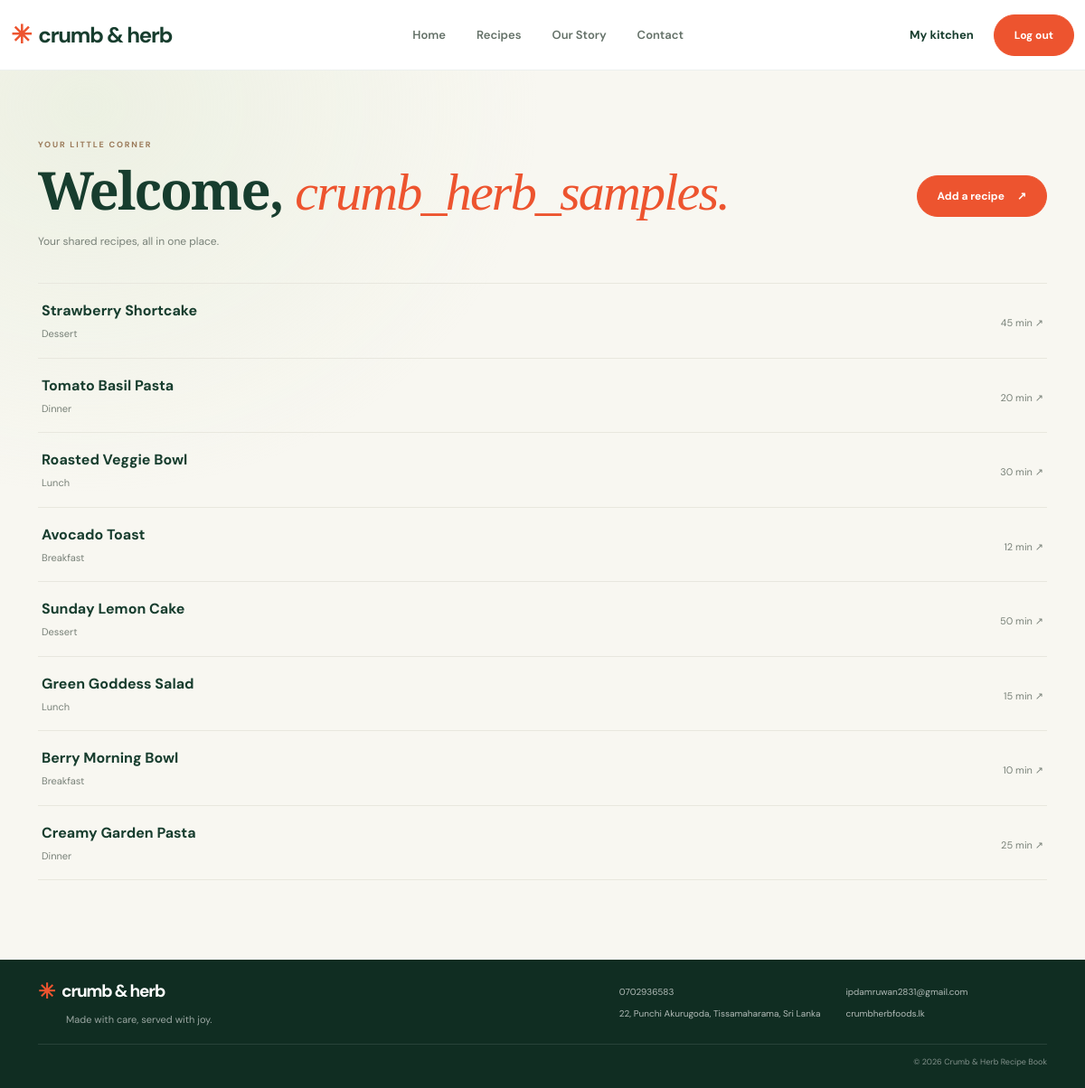
/dashboard.php (signed in), run on the app's committed database.
### tables this page shows
CREATE TABLE IF NOT EXISTS users (
  id INT UNSIGNED AUTO_INCREMENT PRIMARY KEY,
  username VARCHAR(50) NOT NULL UNIQUE,
  email VARCHAR(190) NOT NULL UNIQUE,
  password VARCHAR(255) NOT NULL,
  created_at TIMESTAMP NOT NULL DEFAULT CURRENT_TIMESTAMP
);

CREATE TABLE IF NOT EXISTS recipes (
  id INT UNSIGNED AUTO_INCREMENT PRIMARY KEY,
  user_id INT UNSIGNED NOT NULL,
  title VARCHAR(150) NOT NULL,
  category VARCHAR(30) NOT NULL,
  ingredients TEXT NOT NULL,
  instructions TEXT NOT NULL,
  cooking_time SMALLINT UNSIGNED NOT NULL,
  image_url VARCHAR(2048) NULL,
  created_at TIMESTAMP NOT NULL DEFAULT CURRENT_TIMESTAMP,
  CONSTRAINT fk_recipes_user FOREIGN KEY (user_id) REFERENCES users(id) ON DELETE CASCADE,
  INDEX idx_recipes_category (category),
  INDEX idx_recipes_created (created_at)
);

### includes/functions.php (called while the page is built, shortened)
<?php
function current_user(PDO $pdo): ?array {
    $stmt = $pdo->prepare('SELECT id, username, email FROM users WHERE id = ?');
    $stmt->execute([$_SESSION['user_id']]);
    $user = $stmt->fetch();
    return $user ?: null;
}

### dashboard.php (the view, shortened to what this page needs)
<?php
require_once __DIR__ . '/includes/functions.php';
require_once __DIR__ . '/includes/page-layout.php';
require_once __DIR__ . '/includes/db.php';
$user = current_user($pdo);
$stmt = $pdo->prepare('SELECT id, title, category, cooking_time FROM recipes WHERE user_id = ? ORDER BY created_at DESC, id DESC');
$stmt->execute([$user['id']]);
$recipes = $stmt->fetchAll();
crumb_page_header('Your kitchen');
?>
<section class="page-section">
  <div class="container">
    <div class="dashboard-heading">
      <div><p class="section-kicker">YOUR LITTLE CORNER</p><h1 class="page-title">Welcome, <em><?= crumb_escape($user['username']) ?>.</em></h1><p class="section-description">Your shared recipes, all in one place.</p></div>
      <a class="btn btn-orange" href="add-recipe.php">Add a recipe <span aria-hidden="true">↗</span></a>
    </div>
    <?php if ($recipes): ?>
      <div class="dashboard-list">
        <?php foreach ($recipes as $recipe): ?>
          <a class="dashboard-recipe" href="recipe-details.php?id=<?= (int)$recipe['id'] ?>">
            <span><strong><?= crumb_escape($recipe['title']) ?></strong><small><?= crumb_escape($recipe['category']) ?></small></span>
            <span><?= (int)$recipe['cooking_time'] ?> min <span aria-hidden="true">↗</span></span>
          </a>
        <?php endforeach; ?>
      </div>
    <?php else: ?>
      <div class="page-empty"><h2>Your recipe box is waiting</h2><p>Share your first recipe and give someone a new favorite.</p><a class="btn btn-orange" href="add-recipe.php">Add your first recipe</a></div>
    <?php endif; ?>
  </div>
</section>
<?php crumb_page_footer(); ?>

### includes/page-layout.php (shortened to what this page needs)
<?php
require_once __DIR__ . '/functions.php';
function crumb_escape(string $value): string {
    return htmlspecialchars($value, ENT_QUOTES | ENT_SUBSTITUTE, 'UTF-8');
}
function crumb_page_header(string $title, string $assetPrefix = '', string $apiPath = 'api.php'): void {
    $assetPrefix = crumb_escape($assetPrefix);
    $apiPath = crumb_escape($apiPath);
    $isLoggedIn = !empty($_SESSION['user_id']);
    ?>
<!DOCTYPE html>
<html lang="en">
<head>
  <link href="https://cdn.jsdelivr.net/npm/bootstrap@5.3.3/dist/css/bootstrap.min.css" rel="stylesheet">
  <link rel="stylesheet" href="<?= $assetPrefix ?>css/style.css">
</head>
<body data-api-url="<?= $apiPath ?>">
  <nav class="navbar navbar-expand-lg site-nav sticky-top" aria-label="Main navigation">
    <div class="container">
      <a class="navbar-brand brand" href="<?= $assetPrefix ?>index.php"><span class="brand-mark" aria-hidden="true">✳</span> crumb &amp; herb</a>
      <div class="collapse navbar-collapse" id="mainNav">
        <ul class="navbar-nav mx-auto">
          <li class="nav-item"><a class="nav-link" href="<?= $assetPrefix ?>index.php">Home</a></li>
          <li class="nav-item"><a class="nav-link" href="<?= $assetPrefix ?>recipes.php">Recipes</a></li>
          <li class="nav-item"><a class="nav-link" href="<?= $assetPrefix ?>index.php#about">Our Story</a></li>
          <li class="nav-item"><a class="nav-link" href="<?= $assetPrefix ?>contact.php">Contact</a></li>
        </ul>
        <div class="nav-actions">
          <?php if ($isLoggedIn): ?>
            <a class="login-link" href="<?= $assetPrefix ?>dashboard.php">My kitchen</a>
            <a class="btn btn-orange nav-cta" href="<?= $assetPrefix ?>auth/logout.php">Log out</a>
          <?php else: ?>
            <a class="login-link" href="<?= $assetPrefix ?>auth/login.php">Login</a>
            <a class="btn btn-orange nav-cta" href="<?= $assetPrefix ?>auth/register.php">Join the kitchen <span aria-hidden="true">↗</span></a>
          <?php endif; ?>
        </div>
      </div>
    </div>
  </nav>
  <main class="page-main">
<?php
}
function crumb_page_footer(string $assetPrefix = ''): void {
    $assetPrefix = crumb_escape($assetPrefix);
    ?>
  </main>
  <footer class="site-footer">
    <div class="container">
      <div class="footer-inner">
        <div class="footer-brand-block">
          <a class="brand footer-brand" href="<?= $assetPrefix ?>index.php"><span class="brand-mark" aria-hidden="true">✳</span> crumb &amp; herb</a>
          <p>Made with care, served with joy.</p>
        </div>
        <div class="footer-contact">
          <a href="tel:+94702936583">0702936583</a>
          <a href="mailto:ipdamruwan2831@gmail.com">ipdamruwan2831@gmail.com</a>
          <a href="https://maps.google.com/?q=22%2C+Punchi+Akurugoda%2C+Tissamaharama%2C+Sri+Lanka" target="_blank" rel="noopener noreferrer">22, Punchi Akurugoda, Tissamaharama, Sri Lanka</a>
          <a href="https://crumbherbfoods.lk/" target="_blank" rel="noopener noreferrer">crumbherbfoods.lk</a>
        </div>
      </div>
      <p class="footer-copyright">© 2026 Crumb &amp; Herb Recipe Book</p>
    </div>
  </footer>
</body>
</html>
<?php
}

### css/style.css (style rules this page uses)
:root { --green: #173d2e; --green-dark: #102d22; --orange: #ed542f; --cream: #f8f7f1; --cream-white: #fffefa; --muted: #788178; --border: #e8e7de; --white: #fff; }
* { box-sizing: border-box; }
html { scroll-behavior: smooth; scroll-padding-top: 88px; }
body { margin: 0; overflow-x: hidden; background: var(--cream); color: var(--green); font-family: "DM Sans", sans-serif; }
a { text-decoration: none; }
.site-nav { min-height: 78px; border-bottom: 1px solid rgba(23, 61, 46, .08); background: rgba(255, 255, 255, .94); backdrop-filter: blur(14px); z-index: 1020; }
.site-nav .container { max-width: 1340px; }
.brand { display: inline-flex; align-items: center; color: var(--green); font-size: 24px; font-weight: 700; letter-spacing: -1.2px; }
.brand-mark { margin-right: 8px; color: var(--orange); font-size: 28px; line-height: 1; }
.site-nav .navbar-nav { gap: 30px; }
.site-nav .nav-link { position: relative; padding: 12px 2px !important; color: #647168; font-size: 13px; font-weight: 600; transition: color .2s ease; }
.site-nav .nav-link::after { position: absolute; right: 0; bottom: 5px; left: 0; height: 2px; background: var(--orange); content: ""; transform: scaleX(0); transform-origin: left; transition: transform .2s ease; }
.nav-actions { display: flex; align-items: center; gap: 22px; }
.login-link { color: var(--green); font-size: 13px; font-weight: 700; }
.btn-orange { display: inline-flex; min-height: 46px; align-items: center; justify-content: center; gap: 14px; padding: 0 22px; border: 1px solid var(--orange); border-radius: 30px; background: var(--orange); color: var(--white); font-size: 12px; font-weight: 700; transition: background .2s ease, border-color .2s ease, transform .2s ease; }
.section-kicker { margin: 0 0 10px; color: #9a7958; font-size: 9px; font-weight: 700; letter-spacing: 1.8px; }
.section-description { margin: 12px 0 0; color: var(--muted); font-size: 12px; line-height: 1.8; }
.site-footer { padding: 21px 0; background: var(--green-dark); color: rgba(255, 255, 255, .62); }
.page-main { min-height: 55vh; }
.page-section { min-height: 48vh; padding: 76px 0 88px; background: radial-gradient(ellipse at 8% 4%, rgba(224, 233, 211, .48), transparent 32%), var(--cream); }
.page-title { margin: 0; color: var(--green); font-family: "Playfair Display", serif; font-size: clamp(38px, 5vw, 58px); font-weight: 600; letter-spacing: -1.8px; line-height: 1.12; }
.page-title em { color: var(--orange); font-weight: 500; }
.dashboard-heading { display: flex; align-items: center; justify-content: space-between; gap: 24px; }
.dashboard-list { margin-top: 34px; border-top: 1px solid var(--border); }
.dashboard-recipe { display: flex; align-items: center; justify-content: space-between; gap: 18px; padding: 18px 4px; border-bottom: 1px solid var(--border); color: var(--green); }
.dashboard-recipe strong, .dashboard-recipe small { display: block; }
.dashboard-recipe small, .dashboard-recipe > span:last-child { margin-top: 5px; color: var(--muted); font-size: 11px; }
.footer-inner { display: flex; align-items: center; justify-content: space-between; gap: 18px; }
.footer-brand-block p { margin: 8px 0 0 31px; color: rgba(255, 255, 255, .58); font-size: 11px; }
.footer-contact { display: grid; grid-template-columns: repeat(2, minmax(0, 1fr)); gap: 8px 28px; max-width: 640px; }
.footer-contact a { color: rgba(255, 255, 255, .68); font-size: 10px; line-height: 1.6; overflow-wrap: anywhere; transition: color .2s ease; }
.footer-copyright { margin: 19px 0 0; padding-top: 13px; border-top: 1px solid rgba(255, 255, 255, .1); color: rgba(255, 255, 255, .48); font-size: 9px; text-align: right; }
.footer-brand { color: var(--white); font-size: 19px; }
.footer-brand .brand-mark { font-size: 23px; }

### data on the page
users: username "crumb_herb_samples"
recipes: title "Strawberry Shortcake", category "Dessert", cooking_time "45"
recipes: title "Tomato Basil Pasta", category "Dinner", cooking_time "20"
recipes: title "Roasted Veggie Bowl", category "Lunch", cooking_time "30"
recipes: title "Avocado Toast", category "Breakfast", cooking_time "12"
recipes: title "Sunday Lemon Cake", category "Dessert", cooking_time "50"
recipes: title "Green Goddess Salad", category "Lunch", cooking_time "15"
recipes: title "Berry Morning Bowl", category "Breakfast", cooking_time "10"
recipes: title "Creamy Garden Pasta", category "Dinner", cooking_time "25"
